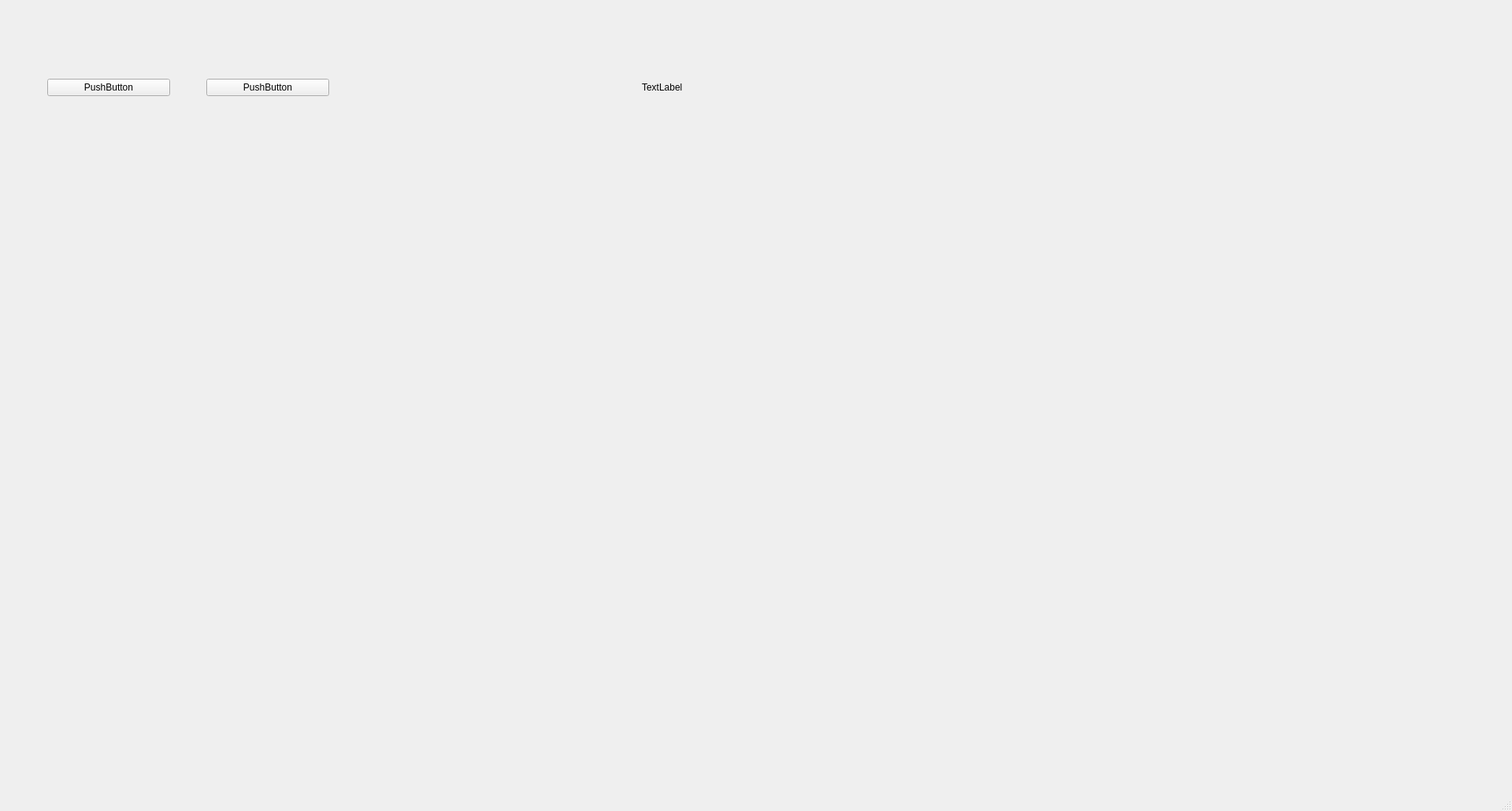
<?xml version="1.0" encoding="UTF-8"?>
<ui version="4.0">
 <class>MainWindow</class>
 <widget class="QMainWindow" name="MainWindow">
  <property name="geometry">
   <rect>
    <x>0</x>
    <y>0</y>
    <width>1920</width>
    <height>1030</height>
   </rect>
  </property>
  <property name="windowTitle">
   <string>MainWindow</string>
  </property>
  <widget class="QWidget" name="centralwidget">
   <widget class="QWidget" name="gridLayoutWidget">
    <property name="geometry">
     <rect>
      <x>60</x>
      <y>100</y>
      <width>911</width>
      <height>361</height>
     </rect>
    </property>
    <layout class="QGridLayout" name="mainGrid" rowstretch="1,4" rowminimumheight="0,0">
     <property name="sizeConstraint">
      <enum>QLayout::SetNoConstraint</enum>
     </property>
     <item row="0" column="0">
      <layout class="QGridLayout" name="topGrid" columnstretch="2,0,2,5,2">
       <item row="0" column="3">
        <spacer name="horizontalSpacer_2">
         <property name="orientation">
          <enum>Qt::Horizontal</enum>
         </property>
         <property name="sizeHint" stdset="0">
          <size>
           <width>40</width>
           <height>20</height>
          </size>
         </property>
        </spacer>
       </item>
       <item row="0" column="2">
        <widget class="QPushButton" name="pushButton_2">
         <property name="text">
          <string>PushButton</string>
         </property>
        </widget>
       </item>
       <item row="0" column="4">
        <widget class="QLabel" name="label">
         <property name="autoFillBackground">
          <bool>true</bool>
         </property>
         <property name="text">
          <string>TextLabel</string>
         </property>
        </widget>
       </item>
       <item row="0" column="1">
        <spacer name="horizontalSpacer">
         <property name="orientation">
          <enum>Qt::Horizontal</enum>
         </property>
         <property name="sizeHint" stdset="0">
          <size>
           <width>40</width>
           <height>20</height>
          </size>
         </property>
        </spacer>
       </item>
       <item row="0" column="0">
        <widget class="QPushButton" name="pushButton">
         <property name="text">
          <string>PushButton</string>
         </property>
        </widget>
       </item>
      </layout>
     </item>
     <item row="1" column="0">
      <layout class="QGridLayout" name="bottomGrid">
       <item row="0" column="0">
        <widget class="QWidget" name="widget" native="true">
         <property name="autoFillBackground">
          <bool>true</bool>
         </property>
        </widget>
       </item>
      </layout>
     </item>
    </layout>
   </widget>
  </widget>
  <widget class="QMenuBar" name="menubar">
   <property name="geometry">
    <rect>
     <x>0</x>
     <y>0</y>
     <width>1920</width>
     <height>25</height>
    </rect>
   </property>
  </widget>
  <widget class="QStatusBar" name="statusbar"/>
 </widget>
 <resources/>
 <connections/>
</ui>
